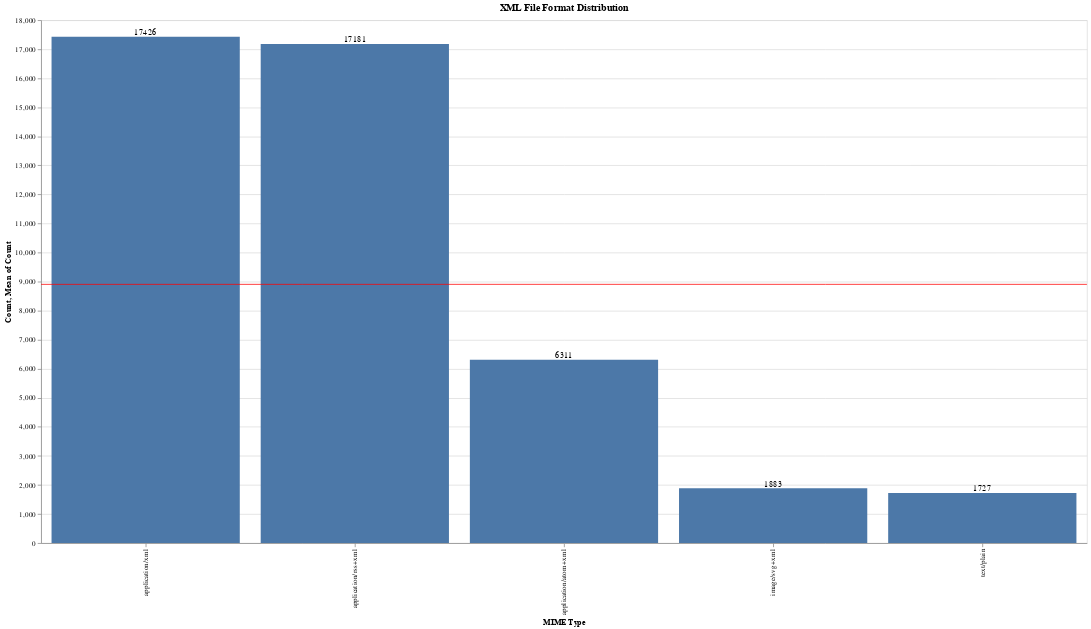

Notebook code for this chart:
### Markdown cell above
### How about a file format distribution?

What _kind_ of XML files are present? We can discover this by checking their "media type", or [MIME type](https://en.wikipedia.org/wiki/Media_type).

### Code cell
xml_mime_types = (
    xml["mime_type_tika"]
    .value_counts()
    .head(5)
    .rename_axis("MIME Type")
    .reset_index(name="Count")
)

xml_mimes_bar = (
    alt.Chart(xml_mime_types)
    .mark_bar()
    .encode(x=alt.X("MIME Type:O", sort="-y"), y=alt.Y("Count:Q"))
)

xml_mime_rule = (
    alt.Chart(xml_mime_types).mark_rule(color="red").encode(y="mean(Count):Q")
)

xml_mime_text = xml_mimes_bar.mark_text(align="center", baseline="bottom").encode(
    text="Count:Q"
)

(xml_mimes_bar + xml_mime_rule + xml_mime_text).properties(
    width=1400, height=700, title="XML File Format Distribution"
)

### Figure 1 — Vega-Lite specification as saved in the notebook (floating-point values rounded to 4 significant figures)
{"config": {"view": {"continuousWidth": 400, "continuousHeight": 300}}, "layer": [{"mark": "bar", "encoding": {"x": {"field": "MIME Type", "sort": "-y", "type": "ordinal"}, "y": {"field": "Count", "type": "quantitative"}}}, {"mark": {"type": "rule", "color": "red"}, "encoding": {"y": {"aggregate": "mean", "field": "Count", "type": "quantitative"}}}, {"mark": {"type": "text", "align": "center", "baseline": "bottom"}, "encoding": {"text": {"field": "Count", "type": "quantitative"}, "x": {"field": "MIME Type", "sort": "-y", "type": "ordinal"}, "y": {"field": "Count", "type": "quantitative"}}}], "data": {"name": "data-1f11acf8f420a046fcf491bc63f72346"}, "height": 700, "title": "XML File Format Distribution", "width": 1400, "$schema": "https://vega.github.io/schema/vega-lite/v4.17.0.json", "datasets": {"data-1f11acf8f420a046fcf491bc63f72346": [{"MIME Type": "application/xml", "Count": 17426}, {"MIME Type": "application/rss+xml", "Count": 17181}, {"MIME Type": "application/atom+xml", "Count": 6311}, {"MIME Type": "image/svg+xml", "Count": 1883}, {"MIME Type": "text/plain", "Count": 1727}]}}
